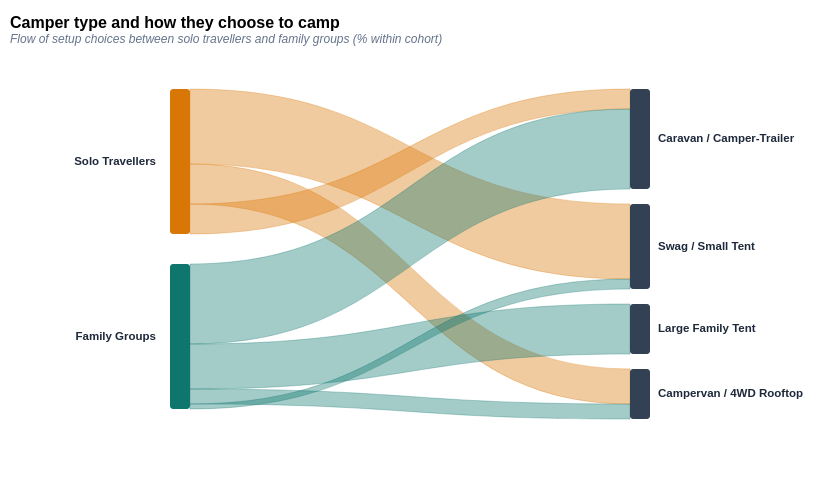

Specify this chart in Vega-Lite:
### Vega specification from a JSON file in a GitHub repository (floating-point values rounded to 4 significant figures)
{"$schema": "https://vega.github.io/schema/vega/v5.json", "title": {"text": "Camper type and how they choose to camp", "subtitle": "Flow of setup choices between solo travellers and family groups (% within cohort)", "anchor": "start", "fontSize": 16, "fontWeight": "bold", "subtitleFontSize": 12, "subtitleColor": "#64748b", "subtitleFontStyle": "italic"}, "width": 600, "height": 440, "padding": {"top": 15, "left": 10, "right": 30, "bottom": 15}, "data": [{"name": "nodes", "values": [{"name": "Solo Travellers", "side": "left", "x": 160, "y0": 40, "y1": 185, "color": "#d97706"}, {"name": "Family Groups", "side": "left", "x": 160, "y0": 215, "y1": 360, "color": "#0f766e"}, {"name": "Caravan / Camper-Trailer", "side": "right", "x": 620, "y0": 40, "y1": 140, "color": "#334155"}, {"name": "Swag / Small Tent", "side": "right", "x": 620, "y0": 155, "y1": 240, "color": "#334155"}, {"name": "Large Family Tent", "side": "right", "x": 620, "y0": 255, "y1": 305, "color": "#334155"}, {"name": "Campervan / 4WD Rooftop", "side": "right", "x": 620, "y0": 320, "y1": 370, "color": "#334155"}]}, {"name": "ribbons", "values": [{"source": "Solo Travellers", "target": "Swag / Small Tent", "value": "52.4%", "color": "#d97706", "y0a": 40, "y0b": 115, "y1a": 155, "y1b": 230}, {"source": "Solo Travellers", "target": "Campervan / 4WD Rooftop", "value": "23.8%", "color": "#d97706", "y0a": 115, "y0b": 155, "y1a": 320, "y1b": 355}, {"source": "Solo Travellers", "target": "Caravan / Camper-Trailer", "value": "14.3%", "color": "#d97706", "y0a": 155, "y0b": 185, "y1a": 40, "y1b": 60}, {"source": "Family Groups", "target": "Caravan / Camper-Trailer", "value": "54.2%", "color": "#0f766e", "y0a": 215, "y0b": 295, "y1a": 60, "y1b": 140}, {"source": "Family Groups", "target": "Large Family Tent", "value": "31.3%", "color": "#0f766e", "y0a": 295, "y0b": 340, "y1a": 255, "y1b": 305}, {"source": "Family Groups", "target": "Campervan / 4WD Rooftop", "value": "10.4%", "color": "#0f766e", "y0a": 340, "y0b": 355, "y1a": 355, "y1b": 370}, {"source": "Family Groups", "target": "Swag / Small Tent", "value": "4.1%", "color": "#0f766e", "y0a": 355, "y0b": 360, "y1a": 230, "y1b": 240}], "transform": [{"type": "formula", "expr": "'M ' + 180 + ' ' + datum.y0a + ' C ' + 400 + ' ' + datum.y0a + ', ' + 400 + ' ' + datum.y1a + ', ' + 620 + ' ' + datum.y1a + ' L ' + 620 + ' ' + datum.y1b + ' C ' + 400 + ' ' + datum.y1b + ', ' + 400 + ' ' + datum.y0b + ', ' + 180 + ' ' + datum.y0b + ' Z'", "as": "pathStr"}]}], "marks": [{"type": "path", "from": {"data": "ribbons"}, "encode": {"enter": {"path": {"field": "pathStr"}, "fill": {"field": "color"}, "fillOpacity": {"value": 0.38}, "stroke": {"field": "color"}, "strokeWidth": {"value": 0.5}, "strokeOpacity": {"value": 0.6}}, "update": {"fillOpacity": {"value": 0.38}, "tooltip": {"signal": "{'Cohort': datum.source, 'Accommodation': datum.target, 'Share': datum.value}"}}, "hover": {"fillOpacity": {"value": 0.75}}}}, {"type": "rect", "from": {"data": "nodes"}, "encode": {"enter": {"x": {"field": "x"}, "width": {"value": 20}, "y": {"field": "y0"}, "y2": {"field": "y1"}, "fill": {"field": "color"}, "cornerRadius": {"value": 3}}}}, {"type": "text", "from": {"data": "nodes"}, "encode": {"enter": {"x": {"signal": "datum.side === 'left' ? datum.x - 14 : datum.x + 28"}, "y": {"signal": "(datum.y0 + datum.y1) / 2"}, "text": {"field": "name"}, "align": {"signal": "datum.side === 'left' ? 'right' : 'left'"}, "baseline": {"value": "middle"}, "fontWeight": {"value": "bold"}, "fontSize": {"value": 11.5}, "fill": {"value": "#1e293b"}}}}]}
